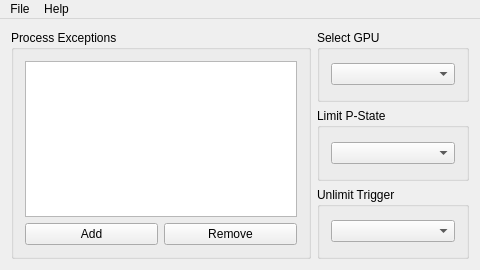
<?xml version="1.0" encoding="UTF-8"?>
<ui version="4.0">
 <class>limitnvpstateClass</class>
 <widget class="QMainWindow" name="limitnvpstateClass">
  <property name="enabled">
   <bool>true</bool>
  </property>
  <property name="geometry">
   <rect>
    <x>0</x>
    <y>0</y>
    <width>480</width>
    <height>270</height>
   </rect>
  </property>
  <property name="minimumSize">
   <size>
    <width>480</width>
    <height>240</height>
   </size>
  </property>
  <property name="maximumSize">
   <size>
    <width>480</width>
    <height>270</height>
   </size>
  </property>
  <property name="windowTitle">
   <string>limit-nvpstate</string>
  </property>
  <property name="windowIcon">
   <iconset theme=":/limitnvpstate/icon.ico">
    <normaloff>.</normaloff>.</iconset>
  </property>
  <widget class="QWidget" name="centralWidget">
   <layout class="QHBoxLayout" name="horizontalLayout">
    <item>
     <widget class="QGroupBox" name="groupBox">
      <property name="maximumSize">
       <size>
        <width>300</width>
        <height>16777215</height>
       </size>
      </property>
      <property name="title">
       <string>Process Exceptions</string>
      </property>
      <layout class="QVBoxLayout" name="verticalLayout_3">
       <item>
        <widget class="QListWidget" name="processExceptionsList"/>
       </item>
       <item>
        <layout class="QHBoxLayout" name="horizontalLayout_9">
         <item>
          <widget class="QPushButton" name="addProcess">
           <property name="text">
            <string>Add</string>
           </property>
          </widget>
         </item>
         <item>
          <widget class="QPushButton" name="removeProcess">
           <property name="text">
            <string>Remove</string>
           </property>
          </widget>
         </item>
        </layout>
       </item>
      </layout>
     </widget>
    </item>
    <item>
     <layout class="QVBoxLayout" name="verticalLayout_2">
      <item>
       <widget class="QGroupBox" name="groupBox_2">
        <property name="title">
         <string>Select GPU</string>
        </property>
        <layout class="QHBoxLayout" name="horizontalLayout_3">
         <item>
          <widget class="QComboBox" name="selectedGPU"/>
         </item>
        </layout>
       </widget>
      </item>
      <item>
       <widget class="QGroupBox" name="groupBox_3">
        <property name="title">
         <string>Limit P-State</string>
        </property>
        <layout class="QHBoxLayout" name="horizontalLayout_4">
         <item>
          <widget class="QComboBox" name="selectedPState"/>
         </item>
        </layout>
       </widget>
      </item>
      <item>
       <widget class="QGroupBox" name="groupBox_5">
        <property name="title">
         <string>Unlimit Trigger</string>
        </property>
        <layout class="QVBoxLayout" name="verticalLayout">
         <item>
          <widget class="QComboBox" name="unlimitTrigger"/>
         </item>
        </layout>
       </widget>
      </item>
     </layout>
    </item>
   </layout>
  </widget>
  <widget class="QMenuBar" name="menuBar">
   <property name="geometry">
    <rect>
     <x>0</x>
     <y>0</y>
     <width>480</width>
     <height>20</height>
    </rect>
   </property>
   <widget class="QMenu" name="menuFile">
    <property name="title">
     <string>File</string>
    </property>
    <addaction name="actionStartMinimized"/>
    <addaction name="actionAddToStartup"/>
    <addaction name="separator"/>
    <addaction name="actionExit"/>
   </widget>
   <widget class="QMenu" name="menuHelp">
    <property name="title">
     <string>Help</string>
    </property>
    <addaction name="actionAbout"/>
   </widget>
   <addaction name="menuFile"/>
   <addaction name="menuHelp"/>
  </widget>
  <action name="actionStartMinimized">
   <property name="checkable">
    <bool>true</bool>
   </property>
   <property name="text">
    <string>Start Minimized</string>
   </property>
  </action>
  <action name="actionAddToStartup">
   <property name="checkable">
    <bool>true</bool>
   </property>
   <property name="text">
    <string>Add To Startup</string>
   </property>
  </action>
  <action name="actionExit">
   <property name="text">
    <string>Exit</string>
   </property>
  </action>
  <action name="actionAbout">
   <property name="text">
    <string>About</string>
   </property>
  </action>
 </widget>
 <layoutdefault spacing="6" margin="11"/>
 <resources>
  <include location="limitnvpstate.qrc"/>
 </resources>
 <connections/>
</ui>
